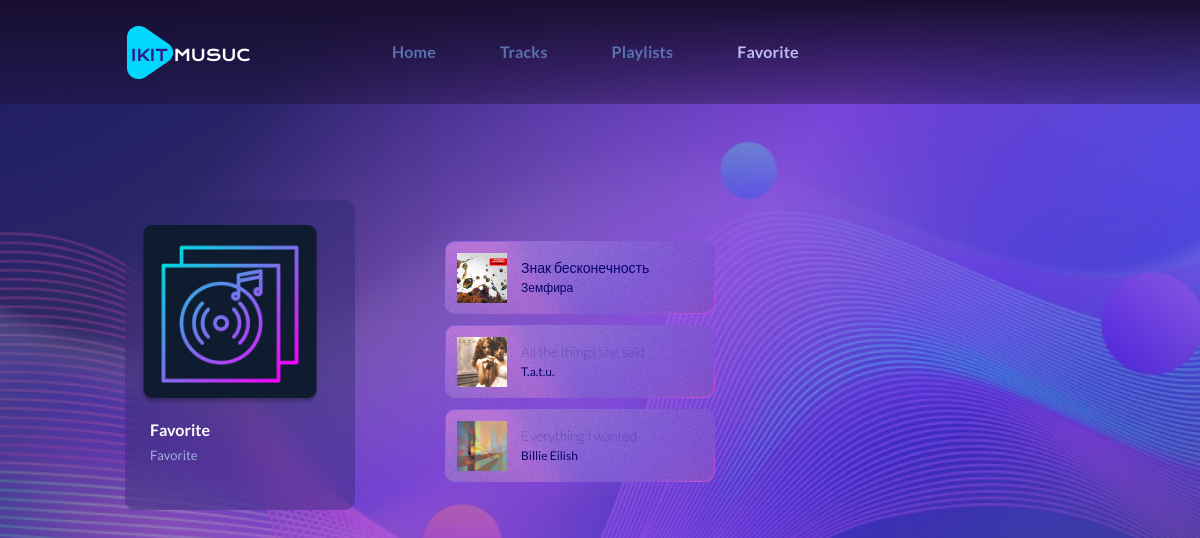
/playlist/5, run on an earlier commit of the app's database.
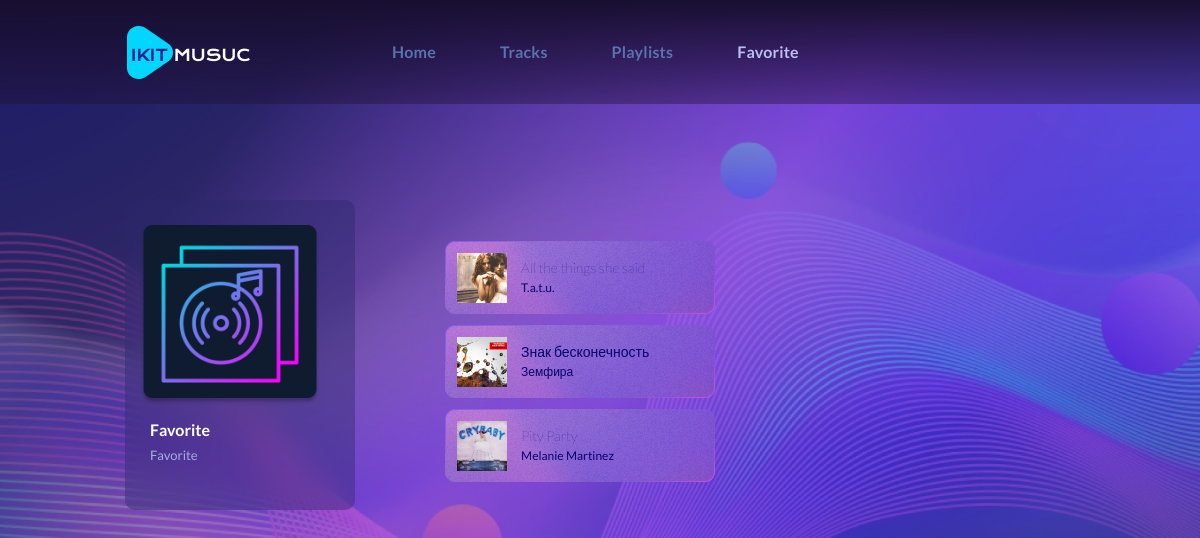
And on a later commit of the database.
### music/models.py (models this page shows, shortened)
class PlaylistsCompositions(models.Model):
    playlist = models.ForeignKey(Playlist, on_delete=models.CASCADE)
    composition = models.ForeignKey(Composition, on_delete=models.CASCADE)
    order = models.PositiveSmallIntegerField()
    class Meta:
        ordering = ['order']

class Composition(models.Model):
    name = models.CharField(max_length=255)
    author = models.CharField(max_length=255)
    cover = models.ImageField(upload_to="photos/%Y/%m/%d/")
    audio = models.FileField(upload_to="audio/%Y/%m/%d/")
    is_played = models.BooleanField(default=False)
    is_liked = models.BooleanField(default=False)
    order = models.PositiveSmallIntegerField(default=0, blank=True, null=True)
    class Meta:
        ordering = ['name', 'author']

### music/views.py (the view)
# urls.py: path('playlist/<int:playlist_id>', show_playlist, name='playlist'),
def show_playlist(request, playlist_id):
    add_to_favorite()
    playlist = Playlist.objects.get(id=playlist_id)
    compositions = PlaylistsCompositions.objects.filter(playlist=playlist)
    tracks_array = create_array(playlist, compositions)
    fix_order(playlist)
    context = {
        'playlist': playlist,
        'compositions': compositions,
        'tracks': tracks_array,
        'connect': None
    }
    return render(request, "music/playlist.html", context)

### music/functions.py (called while the page is built)
def add_to_favorite():
    playlist = Playlist.objects.get(id=5)
    connects = PlaylistsCompositions.objects.filter(playlist=playlist)
    for connect in PlaylistsCompositions.objects.all():
        composition = connect.composition
        if connect in connects:
            composition.is_liked = True
        else:
            composition.is_liked = False
        composition.save()

def fix_order(playlist):
    previous = 0
    for connect in PlaylistsCompositions.objects.filter(playlist=playlist):
        order = connect.order
        if order - previous != 1:
            connect.order = previous + 1
            connect.save()
        previous = order

def create_array(playlist, compositions):
    size = playlist.compositions.count()
    columns = size // 4
    if size % 4 > 0:
        columns += 1
    tracks_array = []
    for column in range(columns):
        tracks_array.append(compositions[column * 4:(column + 1) * 4])
    return tracks_array

### music/templates/music/playlist.html (shortened to what the changed rows need)
{% load static %}
<!DOCTYPE html>
<html lang="en">
<head>
    <link rel="stylesheet" href="{% static 'music/css/playlist.css' %}">
</head>
<body>
<div class="wrapper">
    <main class="page">
        <section class="page__main-block main-block">
            <div class="main-block__container container">
                <div class="main-block__body">
                    <div class="playlist__container">
                        <div class="container-sl">
                            <div class="slider">
                                {% for column in tracks %}
                                <div class="slider__item">
                                    <form class="sortable" hx-post="{% url 'sort' playlist.pk %}"
                                          hx-trigger="end">
                                        {% for track in column %}
                                        <div class="item__track" draggable='true'>
                                            <div class="item__container" >
                                                <div class="play__composition item__composition">
                                                    <div class="play__cover">
                                                        <div class="play__image">
                                                            <img src="{{ track.composition.cover.url }}"
                                                                 alt="">
                                                        </div>
                                                    </div>
                                                    <div class="play__track">
                                                        <div class="play__name">
                                                            {{ track.composition.name }}
                                                        </div>
                                                        <div class="play__author">
                                                            {{ track.composition.author }}
                                                        </div>
                                                    </div>
                                                </div>
                                            </div>
                                        </div>
                                        {% endfor %}
                                    </form>
                                </div>
                                {% endfor %}
                            </div>
                        </div>
                    </div>
                </div>
            </div>
        </section>
    </main>
</div>
</body>
</html>

What changed in the data, as far as the page shows it:
removed PlaylistsCompositions: composition.cover (picture), composition.name "Everything I wanted", composition.author "Billie Eilish"
changed PlaylistsCompositions "All the things she said": moves up the list
added PlaylistsCompositions: composition.cover (picture), composition.name "Pity Party", composition.author "Melanie Martinez"
